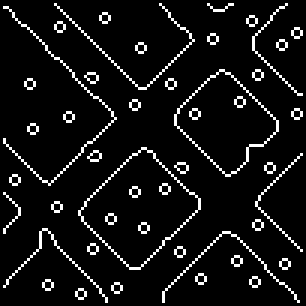
#> input picture Lab3 - Hough Space/images/edge_simple.bmp, 102 x 102 px (shown 3 times larger)
$ python main.py
#> lines starting #> are read from the running program, lines starting #| are printed output that depends on the picture; after the words box and inside, x2 and y2 are one past the last pixel; in counts of white or black regions, pixels touching at a corner belong together; long printed decimals are rounded
#   ro = distanta de la punct la O(0,0)
#      = sqrt(Xpunct^2 + Ypunct^2)


import scipy.ndimage.filters as filters
import scipy.ndimage as ndimage
import matplotlib.pyplot as plt
import matplotlib.image as mpimg
import numpy as np
from skimage.transform import hough_line
import math


def open_image(path):
#> called with path = 'images/edge_simple.bmp'
    img = mpimg.imread(path)
#> img: shape (102, 102); 7.5% white in thin lines or dots
    # print(img)
    print(img.shape)
#| (102, 102)
    plt.xlabel('x')
    plt.ylabel('y')
    plt.title('Edges')
    plt.imshow(img)

    # return an array of positive points
    arr = []
    for idx_y, y in enumerate(img):
        for idx_x, x in enumerate(y):
            if x == 255:
                arr.append([idx_x, idx_y])
#> this loop made 102 passes
#> after the loop, arr = 784 pairs, first value 1 to 100, second value 1 to 100
    print(f'positive points shape= {np.array(arr).shape}')
#| positive points shape= (784, 2)
    return arr, img


def calculate_ro(x, y, theta):
    return np.absolute(x * np.cos(theta) + y * np.sin(theta))


def calculate_bias(ro, theta):
    return ro/np.sin(theta)


def hough_line_2(img):
    r_max = math.hypot(img.shape[0], img.shape[1])
    r_dim = 200
    theta_max = np.pi
    theta_dim = 180
    hough_space = np.zeros((r_dim, theta_dim))
    for x in range(img.shape[0]):
        for y in range(img.shape[1]):
            if img[x, y] == 255: continue
            for itheta in range(theta_dim):
                theta = itheta * theta_max / theta_dim
                r = x * math.cos(theta) + y * math.sin(theta)
                ir = r_dim * r / r_max
                hough_space[int(ir), itheta] += 1

    return hough_space


def find_maximum(hough_space, neighborhood_size=20, threshold_proc=0.45):
    threshold = max(map(max, hough_space)) * threshold_proc
    data_max = filters.maximum_filter(hough_space, neighborhood_size)
    maxima = (hough_space == data_max)

    data_min = filters.minimum_filter(hough_space, neighborhood_size)
    diff = ((data_max - data_min) > threshold)
    maxima[diff == 0] = 0

    labeled, num_objects = ndimage.label(maxima)
    slices = ndimage.find_objects(labeled)
    x, y = [], []
    for dy, dx in slices:
        x_center = (dx.start + dx.stop - 1)/2
        x.append(x_center)
        y_center = (dy.start + dy.stop - 1) / 2
        y.append(y_center)

    plt.show()
    plt.imshow(hough_space)
    plt.plot(x, y, 'ro')
    return x, y


def plot_line(img, x, y):
    r_max = math.hypot(img.shape[0], img.shape[1])
    r_dim = 200
    theta_max = np.pi
    theta_dim = 180
    plt.imshow(img)
    for r, theta in zip(y, x):
        # theta = round((j * theta_max) / theta_dim, 1) + 0.01
        theta = (theta * np.pi)/180
        print(f'theta = {theta}\t ro = {r}')
        print(f'b = {r/np.sin(theta)}')
        x_line = np.linspace(0, 100, 2)

        y_line = r/np.sin(theta) - (np.cos(theta)/np.sin(theta)) * x_line
        plt.plot(x_line, y_line)


def hough_transform(arr, img):
    # My Hough
    hough_space = hough_line_2(img)
    # print(f'hough_space.shape= {hough_space.shape}\nro.shape= {ro.shape}\ntheta.shape= {theta.shape}')

    print(f'my hough_space.shape= {hough_space.shape}')
    plt.show()
    plt.imshow(hough_space, origin='lower')
    plt.title('my hough_line')

    plt.show()
    x, y = find_maximum(hough_space)

    plt.show()
    plot_line(img, x, y)

    # Scikit Hough
    tested_angles = np.linspace(-np.pi/2, np.pi/2, 180)
    hough_space, a, b = hough_line(img, tested_angles)
    print(f'hough_space.shape= {hough_space.shape}')
    plt.show()
    plt.title('scikit hough_line')
    plt.imshow(hough_space, origin='lower')

    plt.show()
    x, y = find_maximum(hough_space)

    plt.show()
    plot_line(img, x, y)


if __name__ == '__main__':
    arr, img = open_image('images/edge_simple.bmp')
    hough_transform(arr, img)
#> after the loop in hough_line_2, `for x in range(img.shape[0]):`:
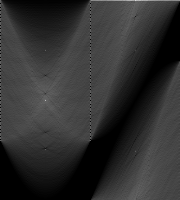
#> hough_space: shape (200, 180) float64; min 0, max 215, mean 48.1
#| my hough_space.shape= (200, 180)
#> in find_maximum, `threshold = max(map(max, hough_space)) * threshold_proc`: threshold = 96.75
#> in find_maximum, `maxima = (hough_space == data_max)`: maxima: shape (200, 180) bool; 1.2% white; 50 white regions (47 under 20 px), largest, box (x1, y1, x2, y2) and area: (0, 171, 19, 200) 263, (73, 185, 84, 200) 59, (174, 37, 180, 51) 47
#> in find_maximum, `diff = ((data_max - data_min) > threshold)`: diff: shape (200, 180) bool; 14.3% white; 9 white regions, largest, box (x1, y1, x2, y2) and area: (81, 45, 101, 123) 1560, (115, 0, 180, 11) 715, (0, 15, 11, 76) 671
#> in find_maximum, `maxima[diff == 0] = 0`:
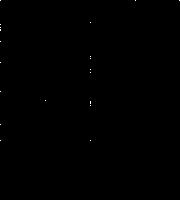
#> maxima: shape (200, 180) bool; 0.06% white in thin lines or dots, all inside (x1, y1, x2, y2) = (0, 0, 180, 141)
#> in find_maximum, `labeled, num_objects = ndimage.label(maxima)`: labeled: shape (200, 180) int32; 21 distinct labels, from 0 to 20
#> in find_maximum, `labeled, num_objects = ndimage.label(maxima)`: num_objects = 20
#> in find_maximum, `slices = ndimage.find_objects(labeled)`: slices = 20 items
#> the loop in find_maximum, `for dy, dx in slices:` made 20 passes
#> (x_center, y_center) on passes 1 to 12: (0, 0), (135, 0), (179, 0), (90, 22), (0, 24), (0, 27), (0, 29.5), (0, 41), (90, 56), (90, 58), (0, 62), (90, 69)
#> after the loop in find_maximum, `for dy, dx in slices:`: x = [0, 135, 179, 90, 0, 0, 0, 0, 90, 90, 0, 90, 90, 0, 45, 90, 90, 0, 0, 90]; y = [0, 0, 0, 22, 24, 27, 29.5, 41, 56, 58, 62, 69, 72, 91, 100, 102, 105, 124, 140, 140]
#> the loop in plot_line, `for r, theta in zip(y, x):` made 20 passes
#> (r, theta, y_line) on passes 1 to 12: (0, 0, [nan, nan]), (0, 2.36, [0, 100]), (0, 3.12, [0, 5729]), (22, 1.57, [22, 22]), (24, 0, [nan, nan]), (27, 0, [nan, nan]), (29.5, 0, [nan, nan]), (41, 0, [nan, nan]), (56, 1.57, [56, 56]), (58, 1.57, [58, 58]), (62, 0, [nan, nan]), (69, 1.57, [69, 69])
#> (printed output is left out)
#> in hough_transform, `tested_angles = np.linspace(-np.pi/2, np.pi/2, 180)`: tested_angles = 180 values from -1.57 to 1.57
#> in hough_transform, `hough_space, a, b = hough_line(img, tested_angles)`:
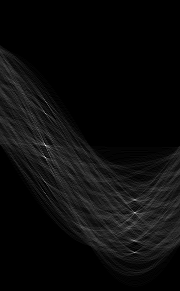
#> hough_space: shape (291, 180) uint64; min 0, max 59, mean 2.7; drawn with min black and max white
#> in hough_transform, `hough_space, a, b = hough_line(img, tested_angles)`: b = 291 values from -145 to 145
#| hough_space.shape= (291, 180)
#> call 2 of find_maximum, with neighborhood_size = 20, threshold_proc = 0.45
#> in find_maximum (call 2), `threshold = max(map(max, hough_space)) * threshold_proc`: threshold = 26.55
#> in find_maximum (call 2), `data_max = filters.maximum_filter(hough_space, neighborhood_size)`:
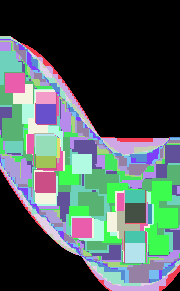
#> data_max: shape (291, 180) uint64; 40 distinct labels, from 0 to 59; one colour per label, 0 black
#> in find_maximum (call 2), `maxima = (hough_space == data_max)`: maxima: shape (291, 180) bool; 46.6% white; 56 white regions (53 under 20 px), largest, box (x1, y1, x2, y2) and area: (0, 0, 180, 138) 18186, (0, 170, 109, 291) 5998, (162, 272, 180, 291) 164
#> in find_maximum (call 2), `data_min = filters.minimum_filter(hough_space, neighborhood_size)`: data_min: shape (291, 180) uint64; 5 distinct labels, from 0 to 4
#> in find_maximum (call 2), `diff = ((data_max - data_min) > threshold)`: diff: shape (291, 180) bool; 4.8% white; 4 white regions, box (x1, y1, x2, y2) and area: (34, 134, 57, 168) 752, (125, 190, 146, 223) 693, (124, 231, 146, 263) 680, (36, 104, 56, 124) 400
#> in find_maximum (call 2), `maxima[diff == 0] = 0`:
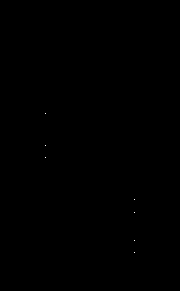
#> maxima: shape (291, 180) bool; 0.01% white in thin lines or dots, all inside (x1, y1, x2, y2) = (45, 113, 135, 253)
#> in find_maximum (call 2), `labeled, num_objects = ndimage.label(maxima)`: labeled: shape (291, 180) int32; 8 distinct labels, from 0 to 7
#> in find_maximum (call 2), `labeled, num_objects = ndimage.label(maxima)`: num_objects = 7
#> in find_maximum (call 2), `slices = ndimage.find_objects(labeled)`: slices = 7 items
#> the loop in find_maximum (call 2), `for dy, dx in slices:` made 7 passes
#> (x_center, y_center) on passes 1 to 7: (45, 113), (45, 145), (45, 157), (134, 199), (134, 212), (134, 240), (134, 252)
#> after the loop in find_maximum (call 2), `for dy, dx in slices:`: x = [45, 45, 45, 134, 134, 134, 134]; y = [113, 145, 157, 199, 212, 240, 252]
#> in hough_transform, `x, y = find_maximum(hough_space)`: x = [45, 45, 45, 134, 134, 134, 134]; y = [113, 145, 157, 199, 212, 240, 252]
#> in hough_transform, `plt.show()`:
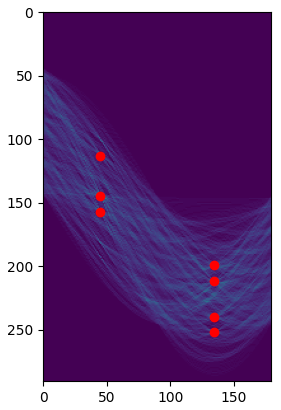
#> figure drawn by matplotlib, 1 panel
#> the loop in plot_line (call 2), `for r, theta in zip(y, x):` made 7 passes
#> (r, theta, y_line) on passes 1 to 7: (113, 0.785, [159.8, 59.81]), (145, 0.785, [205.1, 105.1]), (157, 0.785, [222, 122]), (199, 2.34, [276.6, 373.2]), (212, 2.34, [294.7, 391.3]), (240, 2.34, [333.6, 430.2]), (252, 2.34, [350.3, 446.9])
#| theta = 0.7854	 ro = 113.0
#| b = 159.806
#| theta = 0.7854	 ro = 145.0
#| b = 205.061
#| theta = 0.7854	 ro = 157.0
#| b = 222.032
#| theta = 2.339	 ro = 199.0
#| b = 276.643
#| theta = 2.339	 ro = 212.0
#| b = 294.715
#> (further printed lines are left out)
    plt.show()
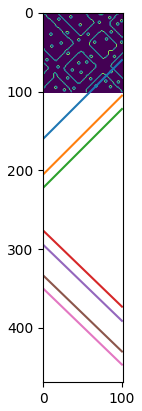
#> figure drawn by matplotlib, 1 panel
